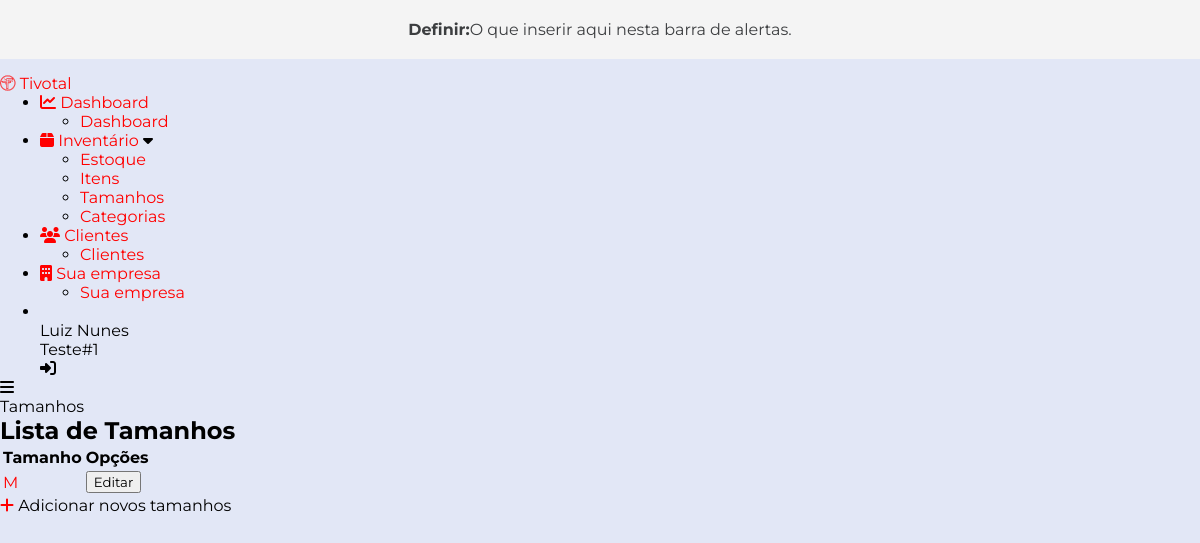
The page /items/list_sizes/ (signed in) on the database its author committed.
### accounts/models.py (models this page shows, shortened)
class User(AbstractBaseUser):
    email = models.EmailField(max_length=255, unique=True)
    full_name = models.CharField(max_length=255, blank=True)
    active = models.BooleanField(default=True)
    staff = models.BooleanField(default=False)
    admin = models.BooleanField(default=False)
    timestamp = models.DateTimeField(auto_now_add=True)
    seller = models.BooleanField(default=True)
    manager = models.BooleanField(default=False)
    company = models.ForeignKey(Company, null=True, blank=True, on_delete=models.CASCADE)
    USERNAME_FIELD = 'email'
    REQUIRED_FIELDS = ['full_name']
    objects = UserManager()
    def get_split_name(self): # Return the firstname of the user
        split_name = self.full_name.split(' ')
        return split_name
    @property
    def is_active(self):
        return self.active

### companies/models.py (models this page shows)
class Company(models.Model):
    company_name = models.CharField(max_length=255)
    cnpj = CNPJField(masked=False)
    address = models.CharField(max_length=255)
    cep = BRPostalCodeField(null=True, blank=True)
    city = models.CharField(max_length=255)
    neighborhood = models.CharField(max_length=255)
    logo = models.ImageField(upload_to='user_files', null=True, blank=True)
    bio = models.TextField(null=True, blank=True)
    def __str__(self):
        return self.company_name

### items/models.py (models this page shows)
class Size(models.Model):
    size = models.CharField(max_length=50)
    user = models.ForeignKey(User, on_delete=models.SET_NULL, null=True, blank=True)
    def __str__(self):
        return self.size

### items/views.py (the view)
# urls.py: path('list_sizes/', views.list_sizes, name='list_sizes'),
@login_required
def list_sizes(request):
    sizes = Size.objects.filter(user=request.user)
    return render(request, 'list_sizes.html', {'sizes': sizes})

### items/templates/list_sizes.html (shortened to what this page needs)
{% extends 'base.html' %}
{% block main %}
    <div class="card text-white bg-info mb-3" style="max-width: 18rem;">
        <div class="card-header">Tamanhos</div>
    </div>
    <div class="container">
        <div class="container-list" id="one">
            <h2>Lista de Tamanhos</h2>
            <table class="table table-striped">
                <thead>
                    <tr>
                        <th>Tamanho</th>
                        <th>Opções</th>
                    </tr>
                </thead>
                <tbody>
                    {% for size in sizes %}
                        <tr>
                            <td>
                                <a href="{% url 'edit_size' size.id %}">{{ size }}</a>
                            </td>
                            <td>
                                <a href="{% url 'edit_size' size.id %}">
                                    <button class="btn btn-primary" id="btn-bg-blue-1">Editar</button>
                                </a>
                            </td>
                        </tr>
                    {% endfor %}
                </tbody>
            </table>
            <div class="add-new-size-btn">
                <a href="{% url 'create_size' %}" class="new-size-icon">
                    <i class="fa-solid fa-plus"></i>
                </a>
                <span class="tooltip">Adicionar novos tamanhos</span>
            </div>
        </div>
    </div>
{% endblock %}

### templates/base.html (shortened to what this page needs)
<!DOCTYPE html>
{% load static %}
<html lang="en">
<head>
  <link
    rel="stylesheet"
    href="https://cdnjs.cloudflare.com/ajax/libs/font-awesome/6.2.1/css/all.min.css"
  />
  <link rel="stylesheet" href="{% static 'css/style.css' %}">
</head>
<body>
<div class="alertbar">
  <b>Definir: </b> O que inserir aqui nesta barra de alertas.
</div>
    <div class="container">
      <div class="sidebar close">
        <div class="logo">
          <a href="{% url 'list_clients' %}"><i class="fab fa-trade-federation"></i></a>
          <a href="{% url 'list_clients' %}"><span class="logo-name">Tivotal</span></a>
        </div>
        <ul class="nav-list">
          <li>
            <a href="#">
              <i class="fa-solid fa-chart-line"></i>
              <span class="link-name">Dashboard</span>
            </a>
            <ul class="sub-menu blank">
              <li><a href="#" class="link-name">Dashboard</a></li>
            </ul>
          </li>
          <li>
            <div class="icon-link">
              <a href="#">
                <i class="fa-solid fa-box"></i>
                <span class="link-name">Inventário</span>
              </a>
              <i class="fas fa-caret-down arrow"></i>
            </div>
            <ul class="sub-menu">
              <li><a href="{% url 'list_stock' %}">Estoque</a></li>
              <li><a href="{% url 'list_items' %}" class="link-name">Itens</a></li>
              <li><a href="{% url 'list_sizes' %}">Tamanhos</a></li>
              <li><a href="{% url 'list_categories' %}">Categorias</a></li>
            </ul>
          </li>
          <li>
            <a href="#">
              <i class="fa-solid fa-users"></i>
              <span class="link-name">Clientes</span>
            </a>
            <ul class="sub-menu blank">
              <li><a href="#" class="link-name">Clientes</a></li>
            </ul>
          </li>
          <li>
            <a href="{% url 'detail_company' user.company.id %}">
              <i class="fa-solid fa-building"></i>
              <span class="link-name">Sua empresa</span>
            </a>
            <ul class="sub-menu blank">
              <li><a href="{% url 'detail_company' user.company.id %}" class="link-name">Sua empresa</a></li>
            </ul>
          </li>
          <li>
            <div class="profile-details">
              <div class="profile-content">
              </div>
              <div class="name-job">
                <div class="name">{{ user.get_split_name|first|title }} {{ user.get_split_name|last|title }}</div>
                <div class="job">{{ user.company }}</div>
              </div>
              <i class="fas fa-right-to-bracket"></i>
            </div>
          </li>
        </ul>
      </div>
      <div class="home-section">
        <div class="home-content">
          <i class="fas fa-bars"></i>
          {% block main %}
          {% endblock %}
        </div>
      </div>
    </div>
</body>
</html>

### staticfiles/css/style.css (style rules this page uses)
* { margin: 0; font-family:'Montserrat', sans-serif; }
:root { --body-color: #E2E7F6; --primary-color: #0F71F2; --primary: #0F71F2; --warning: #F2B544; --toggle-color: #aaa; --text-color: #707070; --tran-03: all 0.2s ease; --tran-03: all 0.3s ease; --tran-04: all 0.3s ease; --tran-05: all 0.3s ease; }
a { color: red; text-decoration: none; }
body { background-color: var(--body-color); }
.alertbar { padding: 20px; background-color: #F4F4F4; color: #3c3e40; margin-bottom: 15px; align-items: center; justify-content: center; display:flex; text-align: center; }

### rows shown on the page
User: get_split_name|first "Luiz", get_split_name|last "Nunes", company "Teste#1"
Size: size "M"
